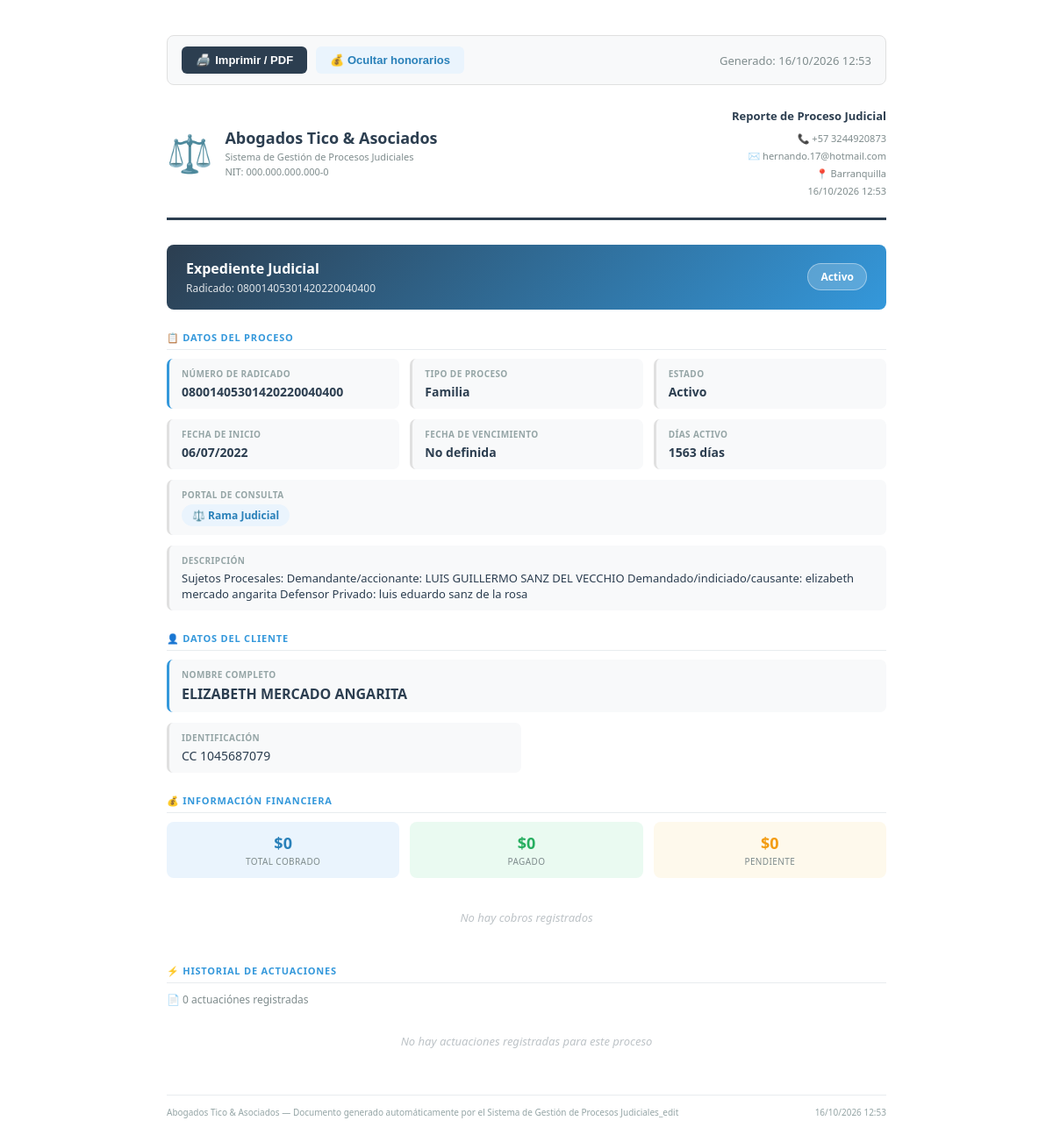
/backend/reportes/reporte_proceso.php?id=1, run on the app's committed database.
### tables this page shows
CREATE TABLE `procesos` (
  `id` int(11) NOT NULL,
  `cliente_id` int(11) NOT NULL,
  `tipo_proceso_id` int(11) DEFAULT NULL,
  `estado_proceso_id` int(11) DEFAULT NULL,
  `numero_radicado` varchar(50) NOT NULL,
  `tipo_proceso` varchar(50) DEFAULT NULL,
  `descripcion` text DEFAULT NULL,
  `estado` varchar(50) DEFAULT 'Activo',
  `fecha_inicio` date DEFAULT NULL,
  `fecha_vencimiento` date DEFAULT NULL,
  `sincronizar_api` tinyint(4) DEFAULT 0,
  `fuente_consulta` varchar(20) NOT NULL DEFAULT 'rama' COMMENT 'rama | samai | penal | tyba | ninguna',
  `departamento_id` int(11) DEFAULT NULL,
  `municipio_id` int(11) DEFAULT NULL,
  `despacho_id` int(11) DEFAULT NULL,
  `entidad_id` int(11) DEFAULT NULL,
  `created_at` timestamp NOT NULL DEFAULT current_timestamp(),
  `usuario_creacion` int(11) DEFAULT NULL,
  `usuario_modificacion` int(11) DEFAULT NULL,
  `fecha_modificacion` timestamp NULL DEFAULT NULL,
  `es_privado` tinyint(1) DEFAULT 0
);

CREATE TABLE `estados_proceso` (
  `id` int(11) NOT NULL,
  `nombre` varchar(50) NOT NULL,
  `color` varchar(20) DEFAULT '#3498db',
  `activo` tinyint(4) DEFAULT 1,
  `created_at` timestamp NOT NULL DEFAULT current_timestamp(),
  `usuario_creacion` int(11) DEFAULT NULL,
  `usuario_modificacion` int(11) DEFAULT NULL,
  `fecha_modificacion` timestamp NULL DEFAULT NULL
);

CREATE TABLE `tipos_proceso` (
  `id` int(11) NOT NULL,
  `nombre` varchar(100) NOT NULL,
  `descripcion` text DEFAULT NULL,
  `activo` tinyint(4) DEFAULT 1,
  `created_at` timestamp NOT NULL DEFAULT current_timestamp(),
  `usuario_creacion` int(11) DEFAULT NULL,
  `usuario_modificacion` int(11) DEFAULT NULL,
  `fecha_modificacion` timestamp NULL DEFAULT NULL
);

CREATE TABLE `clientes` (
  `id` int(11) NOT NULL,
  `nombre` varchar(100) NOT NULL,
  `apellido` varchar(100) NOT NULL,
  `tipo_identificacion` varchar(10) DEFAULT NULL,
  `numero_identificacion` varchar(30) DEFAULT NULL,
  `email` varchar(100) DEFAULT NULL,
  `telefono` varchar(20) DEFAULT NULL,
  `direccion` text DEFAULT NULL,
  `created_at` timestamp NOT NULL DEFAULT current_timestamp(),
  `usuario_creacion` int(11) DEFAULT NULL,
  `usuario_modificacion` int(11) DEFAULT NULL,
  `fecha_modificacion` timestamp NULL DEFAULT NULL
);

### backend/models/Configuracion.php (called while the page is built, shortened)
<?php
require_once __DIR__ . '/../config/database.php';
class Configuracion {
    private $conn;
    private $table = 'configuracion';
    public function __construct() {
        $database   = new Database();
        $this->conn = $database->getConnection();
    }
    public function getAll() {
        $stmt = $this->conn->prepare("SELECT clave, valor, descripcion FROM {$this->table} ORDER BY id");
        $stmt->execute();
        return $stmt->fetchAll(PDO::FETCH_ASSOC);
    }
    public function getMap() {
        $rows = $this->getAll();
        $map  = [];
        foreach ($rows as $row) {
            $map[$row['clave']] = $row['valor'];
        }
        return $map;
    }
}
?>

### backend/config/database.php (called while the page is built, shortened)
<?php
class Database {
    private $host = "localhost";
    private $db_name = "oficina_juridica";
    private $username = "root";
    private $password = "";
    public function getConnection() {
        $this->conn = null;
        try {
            $this->conn = new PDO("mysql:host=" . $this->host . ";dbname=" . $this->db_name, $this->username, $this->password);
            $this->conn->setAttribute(PDO::ATTR_ERRMODE, PDO::ERRMODE_EXCEPTION);
        } catch(PDOException $e) {
            echo "Error: " . $e->getMessage();
        }
        return $this->conn;
    }
}
?>

### backend/models/Proceso.php (called while the page is built, shortened)
<?php
require_once __DIR__ . '/../config/database.php';
class Proceso {
    private $conn;
    private $table = 'procesos';
    public function __construct() {
        $database = new Database();
        $this->conn = $database->getConnection();
    }
    public function getById($id) {
        $query = "SELECT p.*,
                c.nombre, c.apellido,
                tp.nombre as tipo_proceso_nombre,
                ep.nombre as estado_proceso_nombre,
                ep.color as estado_color,
                p.sincronizar_api,
                COALESCE(p.es_privado, 0) as es_privado,
                COALESCE(p.fuente_consulta, 'ninguna') as fuente_consulta,
                p.departamento_id, p.municipio_id, p.despacho_id, p.entidad_id,
                dep.nombre as departamento_nombre, mun.nombre as municipio_nombre,
                des.nombre as despacho_nombre, ent.nombre as entidad_nombre
                FROM " . $this->table . " p
                JOIN clientes c ON p.cliente_id = c.id
                LEFT JOIN tipos_proceso tp ON p.tipo_proceso_id = tp.id
                LEFT JOIN estados_proceso ep ON p.estado_proceso_id = ep.id
                LEFT JOIN departamentos dep ON p.departamento_id = dep.id
                LEFT JOIN municipios mun     ON p.municipio_id    = mun.id
                LEFT JOIN despachos des      ON p.despacho_id     = des.id
                LEFT JOIN entidades ent      ON p.entidad_id      = ent.id
                WHERE p.id = :id";
        $stmt = $this->conn->prepare($query);
        $stmt->bindParam(':id', $id);
        $stmt->execute();
        return $stmt->fetch(PDO::FETCH_ASSOC);
    }
}
?>

### backend/models/Actuacion.php (called while the page is built, shortened)
<?php
require_once __DIR__ . '/../config/database.php';
class Actuacion {
    private $conn;
    private $table = 'actuaciones';
    public function __construct() {
        $database   = new Database();
        $this->conn = $database->getConnection();
    }
    public function getByProceso($proceso_id) {
        $query = "SELECT a.*, anx.ruta_archivo, anx.nombre_archivo
                  FROM " . $this->table . " a
                  LEFT JOIN (
                      SELECT x.actuacion_id, x.ruta_archivo, x.nombre_archivo
                      FROM anexos x
                      INNER JOIN (
                          SELECT actuacion_id, MIN(id) AS min_id
                          FROM anexos
                          WHERE actuacion_id IS NOT NULL
                          GROUP BY actuacion_id
                      ) primero ON primero.min_id = x.id
                  ) anx ON anx.actuacion_id = a.id
                  WHERE a.proceso_id = :proceso_id
                  ORDER BY a.despacho ASC, a.fecha DESC, a.created_at DESC";
        $stmt = $this->conn->prepare($query);
        $stmt->bindParam(':proceso_id', $proceso_id);
        $stmt->execute();
        return $stmt->fetchAll(PDO::FETCH_ASSOC);
    }
}
?>

### backend/reportes/reporte_proceso.php (the view, shortened to what this page needs)
<?php
require_once __DIR__ . '/../config/database.php';
require_once __DIR__ . '/../models/Proceso.php';
require_once __DIR__ . '/../models/Actuacion.php';
$id            = (int)($_GET['id'] ?? 0);
$mostrarHon    = isset($_GET['honorarios']) ? ($_GET['honorarios'] === '1') : true;
$procesoModel   = new Proceso();
$actuacionModel = new Actuacion();
$honorarioModel = new Honorario();
$proceso     = $procesoModel->getById($id);
require_once __DIR__ . '/../models/Configuracion.php';
$cfg = (new Configuracion())->getMap();
$nombreEmpresa = $cfg['nombre_empresa'] ?? 'Oficina Jurídica';
$subtitulo     = $cfg['subtitulo']      ?? 'Sistema de Gestión';
$nit           = $cfg['nit']            ?? '';
$telefono      = $cfg['telefono']       ?? '';
$email         = $cfg['email']          ?? '';
$ciudad        = $cfg['ciudad']         ?? '';
$pieReporte    = $cfg['pie_reporte']    ?? 'Documento generado automáticamente';
$actuaciones      = $actuacionModel->getByProceso($id);
$honorarios       = $mostrarHon ? $honorarioModel->getByProceso($id) : [];
$fechaGeneracion  = date('d/m/Y H:i');
$totalActuaciones = count($actuaciones);
$fuenteLabels = [
    'rama'    => '⚖️ Rama Judicial',
    'samai'   => '🏛️ SAMAI — Consejo de Estado',
    'penal'   => '🔒 SIUGJ — Penal',
    'tyba'    => '📁 TYBA',
    'ninguna' => 'Sin portal asignado',
];
$fuenteLabel = $fuenteLabels[$proceso['fuente_consulta'] ?? 'ninguna'] ?? '—';
$totalCobrado = $totalPagado = $totalPendiente = 0;
$db          = (new Database())->getConnection();
$stmtCli     = $db->prepare("SELECT * FROM clientes WHERE id = :id LIMIT 1");
$stmtCli->execute([':id' => $proceso['cliente_id']]);
$clienteData = $stmtCli->fetch(PDO::FETCH_ASSOC) ?: [];
function fmtCOP($v) { return '$' . number_format($v, 0, ',', '.'); }
?>
<!DOCTYPE html>
<html lang="es">
<head>
</head>
<body>
<div class="toolbar">
    <button class="btn-print" onclick="window.print()">
        <i>🖨️</i> Imprimir / PDF
    </button>
    <button class="btn-toggle" id="btnToggleHon" onclick="toggleHonorarios()">
        💰 <?= $mostrarHon ? 'Ocultar honorarios' : 'Mostrar honorarios' ?>
    </button>
    <span class="toolbar-label">Generado: <?= $fechaGeneracion ?></span>
</div>
<div class="header">
    <div style="display:flex;align-items:center;gap:14px">
        <div style="font-size:42px;line-height:1">⚖️</div>
        <div class="logo-texto">
            <h1><?= htmlspecialchars($nombreEmpresa) ?></h1>
            <p><?= htmlspecialchars($subtitulo) ?></p>
            <?php if ($nit): ?><p>NIT: <?= htmlspecialchars($nit) ?></p><?php endif; ?>
        </div>
    </div>
    <div class="header-meta">
        <strong>Reporte de Proceso Judicial</strong>
        <?php if ($telefono): ?>📞 <?= htmlspecialchars($telefono) ?><br><?php endif; ?>
        <?php if ($email): ?>✉️ <?= htmlspecialchars($email) ?><br><?php endif; ?>
        <?php if ($ciudad): ?>📍 <?= htmlspecialchars($ciudad) ?><br><?php endif; ?>
        <?= $fechaGeneracion ?>
    </div>
</div>
<div class="titulo-reporte">
    <div>
        <h2>Expediente Judicial</h2>
        <div class="radicado">Radicado: <?= htmlspecialchars($proceso['numero_radicado']) ?></div>
    </div>
    <div class="estado-badge"><?= htmlspecialchars($proceso['estado_proceso_nombre'] ?? 'Sin estado') ?></div>
</div>
<div class="seccion">
    <div class="seccion-titulo">📋 Datos del Proceso</div>
    <div class="datos-grid">
        <div class="dato-item destacado">
            <div class="dato-label">Número de Radicado</div>
            <div class="dato-valor"><?= htmlspecialchars($proceso['numero_radicado']) ?></div>
        </div>
        <div class="dato-item">
            <div class="dato-label">Tipo de Proceso</div>
            <div class="dato-valor"><?= htmlspecialchars($proceso['tipo_proceso_nombre'] ?? '—') ?></div>
        </div>
        <div class="dato-item">
            <div class="dato-label">Estado</div>
            <div class="dato-valor"><?= htmlspecialchars($proceso['estado_proceso_nombre'] ?? '—') ?></div>
        </div>
        <div class="dato-item">
            <div class="dato-label">Fecha de Inicio</div>
            <div class="dato-valor"><?= $proceso['fecha_inicio'] ? date('d/m/Y', strtotime($proceso['fecha_inicio'])) : '—' ?></div>
        </div>
        <div class="dato-item">
            <div class="dato-label">Fecha de Vencimiento</div>
            <div class="dato-valor"><?= $proceso['fecha_vencimiento'] ? date('d/m/Y', strtotime($proceso['fecha_vencimiento'])) : 'No definida' ?></div>
        </div>
        <div class="dato-item">
            <div class="dato-label">Días activo</div>
            <div class="dato-valor"><?php
                $inicio = new DateTime($proceso['fecha_inicio']);
                echo $inicio->diff(new DateTime())->days . ' días';
            ?></div>
        </div>
        <div class="dato-item span3">
            <div class="dato-label">Portal de Consulta</div>
            <div class="dato-valor">
                <span class="fuente-badge fuente-<?= $proceso['fuente_consulta'] ?? 'ninguna' ?>">
                    <?= $fuenteLabel ?>
                </span>
            </div>
        </div>
        <?php if ($proceso['descripcion']): ?>
        <div class="dato-item span3">
            <div class="dato-label">Descripción</div>
            <div class="dato-valor" style="font-weight:400;font-size:13px"><?= htmlspecialchars($proceso['descripcion']) ?></div>
        </div>
        <?php endif; ?>
    </div>
</div>
<div class="seccion">
    <div class="seccion-titulo">👤 Datos del Cliente</div>
    <div class="datos-grid dos-col">
        <div class="dato-item destacado span2">
            <div class="dato-label">Nombre Completo</div>
            <div class="dato-valor" style="font-size:16px"><?= htmlspecialchars($proceso['nombre'] . ' ' . $proceso['apellido']) ?></div>
        </div>
        <?php if (!empty($clienteData['tipo_identificacion'])): ?>
        <div class="dato-item">
            <div class="dato-label">Identificación</div>
            <div class="dato-valor" style="font-weight:400"><?= htmlspecialchars($clienteData['tipo_identificacion'] . ' ' . $clienteData['numero_identificacion']) ?></div>
        </div>
        <?php endif; ?>
    </div>
</div>
<div id="seccionHonorarios" style="<?= $mostrarHon ? '' : 'display:none' ?>">
<div class="seccion">
    <div class="seccion-titulo">💰 Información Financiera</div>
    <div class="kpi-grid">
        <div class="kpi-box cobrado">
            <div class="kpi-num" style="color:#2980b9"><?= fmtCOP($totalCobrado) ?></div>
            <div class="kpi-label">Total cobrado</div>
        </div>
        <div class="kpi-box pagado">
            <div class="kpi-num" style="color:#27ae60"><?= fmtCOP($totalPagado) ?></div>
            <div class="kpi-label">Pagado</div>
        </div>
        <div class="kpi-box pendiente">
            <div class="kpi-num" style="color:#f39c12"><?= fmtCOP($totalPendiente) ?></div>
            <div class="kpi-label">Pendiente</div>
        </div>
    </div>
    <?php if (!empty($honorarios)): ?>
    <table class="tabla-honorarios">
        <thead>
            <tr>
                <th>Concepto</th>
                <th>Tipo</th>
                <th>Valor</th>
                <th>Causación</th>
                <th>Estado</th>
            </tr>
        </thead>
        <tbody>
        <?php foreach ($honorarios as $h): ?>
            <tr>
                <td><?= htmlspecialchars($h['concepto']) ?>
                    <?php if ($h['observaciones']): ?>
                    <br><small style="color:#95a5a6"><?= htmlspecialchars($h['observaciones']) ?></small>
                    <?php endif; ?>
                </td>
                <td><?= htmlspecialchars($h['tipo']) ?></td>
                <td style="font-weight:700"><?= fmtCOP($h['valor']) ?></td>
                <td><?= $h['fecha_causacion'] ? date('d/m/Y', strtotime($h['fecha_causacion'])) : '—' ?></td>
                <td><span class="badge-estado badge-<?= $h['estado'] ?>"><?= $h['estado'] ?></span></td>
            </tr>
        <?php endforeach; ?>
        </tbody>
    </table>
    <?php else: ?>
    <div class="sin-actuaciones">No hay cobros registrados</div>
    <?php endif; ?>
</div>
</div>
<div class="seccion">
    <div class="seccion-titulo">⚡ Historial de Actuaciones</div>
    <div class="resumen-num">📄 <?= $totalActuaciones ?> actuación<?= $totalActuaciones != 1 ? 'es' : '' ?> registrada<?= $totalActuaciones != 1 ? 's' : '' ?></div>
    <?php if (empty($actuaciones)): ?>
        <div class="sin-actuaciones">No hay actuaciones registradas para este proceso</div>
    <?php endif; ?>
</div>
<div class="footer">
    <span><?= htmlspecialchars($nombreEmpresa) ?> — <?= htmlspecialchars($pieReporte) ?></span>
    <span><?= $fechaGeneracion ?></span>
</div>
</body>
</html>

### data on the page
procesos: numero_radicado "08001405301420220040400", estado_proceso.nombre "Activo", tipo_proceso.nombre "Familia", fecha_inicio "06/07/2022", descripcion "Sujetos Procesales: Demandante/accionante: LUIS GUILLERMO SANZ DEL VECCHIO Demandado/indiciado/causante: elizabeth mercado angarita Defensor Privado: luis eduardo sanz de la rosa", cliente.apellido "ELIZABETH MERCADO ANGARITA"
clientes: tipo_identificacion+numero_identificacion "CC 1045687079"

### other printed values
$nombreEmpresa "Abogados Tico & Asociados"
$subtitulo "Sistema de Gestión de Procesos Judiciales"
$nit "000.000.000.000-0"
$telefono "+57 3244920873"
$email "hernando.17@hotmail.com"
$ciudad "Barranquilla"
$fuenteLabel "⚖️ Rama Judicial"
fmtCOP($totalCobrado) "$0"
fmtCOP($totalPagado) "$0"
fmtCOP($totalPendiente) "$0"
$totalActuaciones "0"
$pieReporte "Documento generado automáticamente por el Sistema de Gestión de Procesos Judiciales_edit"
